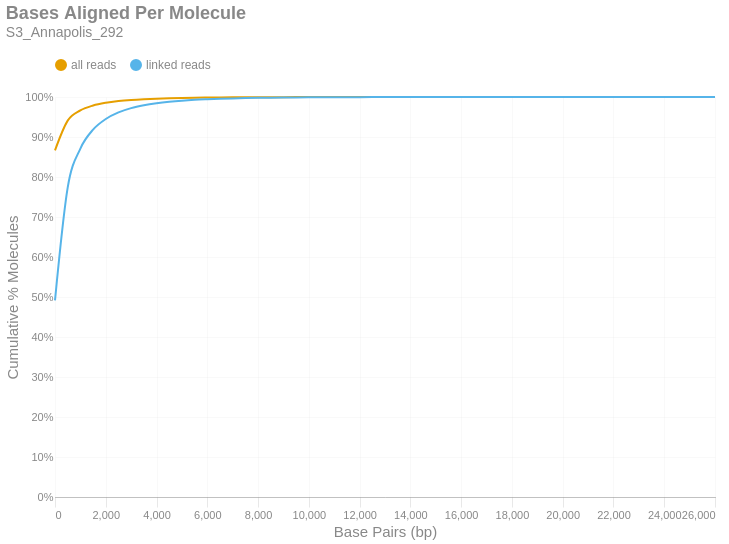

Here is the notebook cell this chart was saved with:
### Markdown cell above
### Bases Aligned Per Molecule
This is a cumulative frequency distribution showing the number of base pairs aligned per unique molecule. These data are shown in 500 bp bins. There are two distributions: one with `all reads` (yellow) and another with only `linked reads` (blue). The percent of molecules in the `linked reads` distribution is relative to the total number of linked molecules.

### Code cell
if SKIPLR:
    print_html(f"Skipped")
else:
    binned_df = consolidated_hist(valids['aligned_bp'], mask, 500, True)
    with SafeRender(binned_df):
        (
            density_plot(binned_df, 'Bases Aligned Per Molecule', samplename, 'basesper')
            .encode(
                x=alt.X('bin:Q', title="Base Pairs (bp)").axis(tickMinStep=500).scale(padding=0),
                y=alt.Y('value:Q', title='Cumulative % Molecules')
                    .axis(format='%')
                    .scale(domain = [0,1])
                    .stack(False),
                color=alt.Color("key:N").scale(domain = ["all reads", "linked reads"]),
                tooltip = [
                    alt.Tooltip("key:N", title = "Data Type"),
                    alt.Tooltip("range_label:N", title="Bases Aligned Per Molecule"),
                    alt.Tooltip("value:Q", format = ".2%", title="% Molecules (Cum.)")
                ]
            )
        ).display()

### Figure 1 — Vega-Lite specification as saved in the notebook (floating-point values rounded to 4 significant figures)
{"width": "container", "height": 400, "config": {"title": {"anchor": "start", "dy": -15, "fontSize": 18, "color": "#888888", "subtitleColor": "#888888", "subtitleFontSize": 14}, "arc": {"fill": "#0072B2"}, "axis": {"domainColor": "#888888", "domainWidth": 0.5, "gridWidth": 0.2, "grid": false, "titleFontWeight": 400, "titleFontSize": 15, "labelFontSize": 11, "labelColor": "#888888", "tickColor": "#888888", "tickWidth": 0.2, "titleColor": "#888888"}, "axisBand": {"grid": false}, "axisX": {"grid": true, "tickSize": 10, "domainCap": "round"}, "axisY": {"domain": false, "grid": true, "tickSize": 0, "domainCap": "round"}, "background": "transparent", "header": {"labelFontSize": 15, "labelColor": "#888888", "titleFontSize": 15, "titleFontWeight": 600, "titleColor": "#888888"}, "legend": {"labelFont": "sans-serif", "labelFontSize": 12, "labelColor": "#888888", "symbolSize": 100, "symbolType": "circle", "titleFontSize": 12, "titlePadding": 10, "titleColor": "#888888", "title": null, "orient": "top"}, "range": {"category": ["#E69F00", "#56B4E9", "#009E73", "#F0E442", "#0072B2", "#D55E00", "#CC79A7", "#000000"], "diverging": ["#cfe8f3", "#a2d4ec", "#73bfe2", "#46abdb", "#1696d2", "#12719e"]}, "area": {"fill": "#0072B2", "fillOpacity": 0.7, "line": true, "strokeOpacity": 0.7}, "line": {"color": "#0072B2", "stroke": "#0072B2", "strokeWidth": 2}, "trail": {"color": "#0072B2", "stroke": "#0072B2", "strokeWidth": 0, "size": 1}, "point": {"filled": true, "fillOpacity": 1.0, "size": 95}, "text": {"color": "#888888", "fontSize": 11, "align": "right", "fontWeight": 400, "size": 11}, "bar": {"fill": "#0072B2", "stroke": null}, "view": {"stroke": null, "continuousWidth": 660, "continuousHeight": 400}}, "data": {"name": "data-0e653f08bdcb4aec7fa6abec5cedf868"}, "mark": {"type": "line", "interpolate": "monotone", "point": {"opacity": 0, "size": 275}}, "encoding": {"color": {"field": "key", "scale": {"domain": ["all reads", "linked reads"]}, "type": "nominal"}, "tooltip": [{"field": "key", "title": "Data Type", "type": "nominal"}, {"field": "range_label", "title": "Bases Aligned Per Molecule", "type": "nominal"}, {"field": "value", "format": ".2%", "title": "% Molecules (Cum.)", "type": "quantitative"}], "x": {"axis": {"tickMinStep": 500}, "field": "bin", "scale": {"padding": 0}, "title": "Base Pairs (bp)", "type": "quantitative"}, "y": {"axis": {"format": "%"}, "field": "value", "scale": {"domain": [0, 1]}, "stack": false, "title": "Cumulative % Molecules", "type": "quantitative"}}, "params": [{"name": "param_c36ac31b6afebe62", "select": {"type": "point", "fields": ["key"]}, "bind": "legend"}], "title": {"text": "Bases Aligned Per Molecule", "subtitle": "S3_Annapolis_292"}, "transform": [{"fold": ["all reads (cumsum)", "linked reads (cumsum)"]}, {"calculate": "replace(datum.key, ' (cumsum)', '')", "as": "key"}, {"filter": {"param": "param_c36ac31b6afebe62"}}], "usermeta": {"embedOptions": {"downloadFileName": "S3_Annapolis_292.basesper"}}, "$schema": "https://vega.github.io/schema/vega-lite/v6.1.0.json", "datasets": {"data-0e653f08bdcb4aec7fa6abec5cedf868": [{"bin": "0.0", "interval": "0.0-500.0", "all reads": 0.8666, "linked reads": 0.4917, "all reads (cumsum)": 0.8666, "linked reads (cumsum)": 0.4917, "range_label": "0-499"}, {"bin": "500.0", "interval": "500.0-1000.0", "all reads": 0.07428, "linked reads": 0.282, "all reads (cumsum)": 0.9409, "linked reads (cumsum)": 0.7736, "range_label": "500-999"}, {"bin": "1000.0", "interval": "1000.0-1500.0", "all reads": 0.02552, "linked reads": 0.09754, "all reads (cumsum)": 0.9664, "linked reads (cumsum)": 0.8711, "range_label": "1000-1499"}, {"bin": "1500.0", "interval": "1500.0-2000.0", "all reads": 0.01237, "linked reads": 0.04738, "all reads (cumsum)": 0.9787, "linked reads (cumsum)": 0.9185, "range_label": "1500-1999"}, {"bin": "2000.0", "interval": "2000.0-2500.0", "all reads": 0.006906, "linked reads": 0.02647, "all reads (cumsum)": 0.9856, "linked reads (cumsum)": 0.945, "range_label": "2000-2499"}, {"bin": "2500.0", "interval": "2500.0-3000.0", "all reads": 0.004288, "linked reads": 0.01644, "all reads (cumsum)": 0.9899, "linked reads (cumsum)": 0.9614, "range_label": "2500-2999"}, {"bin": "3000.0", "interval": "3000.0-3500.0", "all reads": 0.0028, "linked reads": 0.01073, "all reads (cumsum)": 0.9927, "linked reads (cumsum)": 0.9722, "range_label": "3000-3499"}, {"bin": "3500.0", "interval": "3500.0-4000.0", "all reads": 0.001853, "linked reads": 0.007104, "all reads (cumsum)": 0.9946, "linked reads (cumsum)": 0.9793, "range_label": "3500-3999"}, {"bin": "4000.0", "interval": "4000.0-4500.0", "all reads": 0.001327, "linked reads": 0.005085, "all reads (cumsum)": 0.9959, "linked reads (cumsum)": 0.9843, "range_label": "4000-4499"}, {"bin": "4500.0", "interval": "4500.0-5000.0", "all reads": 0.0009859, "linked reads": 0.003779, "all reads (cumsum)": 0.9969, "linked reads (cumsum)": 0.9881, "range_label": "4500-4999"}, {"bin": "5000.0", "interval": "5000.0-5500.0", "all reads": 0.0007278, "linked reads": 0.002789, "all reads (cumsum)": 0.9976, "linked reads (cumsum)": 0.9909, "range_label": "5000-5499"}, {"bin": "5500.0", "interval": "5500.0-6000.0", "all reads": 0.0005354, "linked reads": 0.002052, "all reads (cumsum)": 0.9982, "linked reads (cumsum)": 0.993, "range_label": "5500-5999"}, {"bin": "6000.0", "interval": "6000.0-6500.0", "all reads": 0.0003733, "linked reads": 0.001431, "all reads (cumsum)": 0.9985, "linked reads (cumsum)": 0.9944, "range_label": "6000-6499"}, {"bin": "6500.0", "interval": "6500.0-7000.0", "all reads": 0.0003163, "linked reads": 0.001212, "all reads (cumsum)": 0.9989, "linked reads (cumsum)": 0.9956, "range_label": "6500-6999"}, {"bin": "7000.0", "interval": "7000.0-7500.0", "all reads": 0.0002464, "linked reads": 0.0009443, "all reads (cumsum)": 0.9991, "linked reads (cumsum)": 0.9966, "range_label": "7000-7499"}, {"bin": "7500.0", "interval": "7500.0-8000.0", "all reads": 0.0001898, "linked reads": 0.0007273, "all reads (cumsum)": 0.9993, "linked reads (cumsum)": 0.9973, "range_label": "7500-7999"}, {"bin": "8000.0", "interval": "8000.0-8500.0", "all reads": 0.0001394, "linked reads": 0.0005342, "all reads (cumsum)": 0.9994, "linked reads (cumsum)": 0.9978, "range_label": "8000-8499"}, {"bin": "8500.0", "interval": "8500.0-9000.0", "all reads": 0.0001114, "linked reads": 0.0004271, "all reads (cumsum)": 0.9995, "linked reads (cumsum)": 0.9982, "range_label": "8500-8999"}, {"bin": "9000.0", "interval": "9000.0-9500.0", "all reads": 9.562e-05, "linked reads": 0.0003665, "all reads (cumsum)": 0.9996, "linked reads (cumsum)": 0.9986, "range_label": "9000-9499"}, {"bin": "9500.0", "interval": "9500.0-10000.0", "all reads": 7.612e-05, "linked reads": 0.0002918, "all reads (cumsum)": 0.9997, "linked reads (cumsum)": 0.9989, "range_label": "9500-9999"}, {"bin": "10000.0", "interval": "10000.0-10500.0", "all reads": 5.627e-05, "linked reads": 0.0002156, "all reads (cumsum)": 0.9998, "linked reads (cumsum)": 0.9991, "range_label": "10000-10499"}, {"bin": "10500.0", "interval": "10500.0-11000.0", "all reads": 4.597e-05, "linked reads": 0.0001762, "all reads (cumsum)": 0.9998, "linked reads (cumsum)": 0.9993, "range_label": "10500-10999"}, {"bin": "11000.0", "interval": "11000.0-11500.0", "all reads": 3.898e-05, "linked reads": 0.0001494, "all reads (cumsum)": 0.9999, "linked reads (cumsum)": 0.9994, "range_label": "11000-11499"}, {"bin": "11500.0", "interval": "11500.0-12000.0", "all reads": 3.236e-05, "linked reads": 0.000124, "all reads (cumsum)": 0.9999, "linked reads (cumsum)": 0.9996, "range_label": "11500-11999"}, {"bin": "12000.0", "interval": "12000.0-12500.0", "all reads": 2.574e-05, "linked reads": 9.866e-05, "all reads (cumsum)": 0.9999, "linked reads (cumsum)": 0.9997, "range_label": "12000-12499"}, {"bin": "12500.0", "interval": "12500.0-13000.0", "all reads": 1.471e-05, "linked reads": 5.638e-05, "all reads (cumsum)": 0.9999, "linked reads (cumsum)": 0.9997, "range_label": "12500-12999"}, {"bin": "13000.0", "interval": "13000.0-13500.0", "all reads": 1.177e-05, "linked reads": 4.51e-05, "all reads (cumsum)": 0.9999, "linked reads (cumsum)": 0.9998, "range_label": "13000-13499"}, {"bin": "13500.0", "interval": "13500.0-14000.0", "all reads": 1.103e-05, "linked reads": 4.228e-05, "all reads (cumsum)": 1.0, "linked reads (cumsum)": 0.9998, "range_label": "13500-13999"}, {"bin": "14000.0", "interval": "14000.0-14500.0", "all reads": 7.355e-06, "linked reads": 2.819e-05, "all reads (cumsum)": 1.0, "linked reads (cumsum)": 0.9998, "range_label": "14000-14499"}, {"bin": "14500.0", "interval": "14500.0-15000.0", "all reads": 6.62e-06, "linked reads": 2.537e-05, "all reads (cumsum)": 1.0, "linked reads (cumsum)": 0.9999, "range_label": "14500-14999"}, {"bin": "15000.0", "interval": "15000.0-15500.0", "all reads": 6.252e-06, "linked reads": 2.396e-05, "all reads (cumsum)": 1.0, "linked reads (cumsum)": 0.9999, "range_label": "15000-15499"}, {"bin": "15500.0", "interval": "15500.0-16000.0", "all reads": 6.252e-06, "linked reads": 2.396e-05, "all reads (cumsum)": 1.0, "linked reads (cumsum)": 0.9999, "range_label": "15500-15999"}, {"bin": "16000.0", "interval": "16000.0-16500.0", "all reads": 3.678e-06, "linked reads": 1.409e-05, "all reads (cumsum)": 1.0, "linked reads (cumsum)": 0.9999, "range_label": "16000-16499"}, {"bin": "16500.0", "interval": "16500.0-17000.0", "all reads": 5.884e-06, "linked reads": 2.255e-05, "all reads (cumsum)": 1.0, "linked reads (cumsum)": 0.9999, "range_label": "16500-16999"}, {"bin": "17000.0", "interval": "17000.0-17500.0", "all reads": 2.207e-06, "linked reads": 8.457e-06, "all reads (cumsum)": 1.0, "linked reads (cumsum)": 1.0, "range_label": "17000-17499"}, {"bin": "17500.0", "interval": "17500.0-18000.0", "all reads": 7.355e-07, "linked reads": 2.819e-06, "all reads (cumsum)": 1.0, "linked reads (cumsum)": 1.0, "range_label": "17500-17999"}, {"bin": "18000.0", "interval": "18000.0-18500.0", "all reads": 1.103e-06, "linked reads": 4.228e-06, "all reads (cumsum)": 1.0, "linked reads (cumsum)": 1.0, "range_label": "18000-18499"}, {"bin": "18500.0", "interval": "18500.0-19000.0", "all reads": 1.471e-06, "linked reads": 5.638e-06, "all reads (cumsum)": 1.0, "linked reads (cumsum)": 1.0, "range_label": "18500-18999"}, {"bin": "19000.0", "interval": "19000.0-19500.0", "all reads": 2.207e-06, "linked reads": 8.457e-06, "all reads (cumsum)": 1.0, "linked reads (cumsum)": 1.0, "range_label": "19000-19499"}, {"bin": "19500.0", "interval": "19500.0-20000.0", "all reads": 1.103e-06, "linked reads": 4.228e-06, "all reads (cumsum)": 1.0, "linked reads (cumsum)": 1.0, "range_label": "19500-19999"}, {"bin": "20000.0", "interval": "20000.0-20500.0", "all reads": 7.355e-07, "linked reads": 2.819e-06, "all reads (cumsum)": 1.0, "linked reads (cumsum)": 1.0, "range_label": "20000-20499"}, {"bin": "20500.0", "interval": "20500.0-21000.0", "all reads": 0.0, "linked reads": 0.0, "all reads (cumsum)": 1.0, "linked reads (cumsum)": 1.0, "range_label": "20500-20999"}, {"bin": "21000.0", "interval": "21000.0-21500.0", "all reads": 1.103e-06, "linked reads": 4.228e-06, "all reads (cumsum)": 1.0, "linked reads (cumsum)": 1.0, "range_label": "21000-21499"}, {"bin": "21500.0", "interval": "21500.0-22000.0", "all reads": 0.0, "linked reads": 0.0, "all reads (cumsum)": 1.0, "linked reads (cumsum)": 1.0, "range_label": "21500-21999"}, {"bin": "22000.0", "interval": "22000.0-22500.0", "all reads": 3.678e-07, "linked reads": 1.409e-06, "all reads (cumsum)": 1.0, "linked reads (cumsum)": 1.0, "range_label": "22000-22499"}, {"bin": "22500.0", "interval": "22500.0-23000.0", "all reads": 3.678e-07, "linked reads": 1.409e-06, "all reads (cumsum)": 1.0, "linked reads (cumsum)": 1.0, "range_label": "22500-22999"}, {"bin": "23000.0", "interval": "23000.0-23500.0", "all reads": 0.0, "linked reads": 0.0, "all reads (cumsum)": 1.0, "linked reads (cumsum)": 1.0, "range_label": "23000-23499"}, {"bin": "23500.0", "interval": "23500.0-24000.0", "all reads": 7.355e-07, "linked reads": 2.819e-06, "all reads (cumsum)": 1.0, "linked reads (cumsum)": 1.0, "range_label": "23500-23999"}, {"bin": "24000.0", "interval": "24000.0-24500.0", "all reads": 0.0, "linked reads": 0.0, "all reads (cumsum)": 1.0, "linked reads (cumsum)": 1.0, "range_label": "24000-24499"}, {"bin": "24500.0", "interval": "24500.0-25000.0", "all reads": 3.678e-07, "linked reads": 1.409e-06, "all reads (cumsum)": 1.0, "linked reads (cumsum)": 1.0, "range_label": "24500-24999"}, {"bin": "25000.0", "interval": "25000.0-25500.0", "all reads": 7.355e-07, "linked reads": 2.819e-06, "all reads (cumsum)": 1.0, "linked reads (cumsum)": 1.0, "range_label": "25000-25499"}, {"bin": "25500.0", "interval": "25500.0-26000.0", "all reads": 0.0, "linked reads": 0.0, "all reads (cumsum)": 1.0, "linked reads (cumsum)": 1.0, "range_label": "25500-25999"}, {"bin": "26000.0", "interval": "26000.0-26500.0", "all reads": 3.678e-07, "linked reads": 1.409e-06, "all reads (cumsum)": 1.0, "linked reads (cumsum)": 1.0, "range_label": "26000-26499"}]}}
